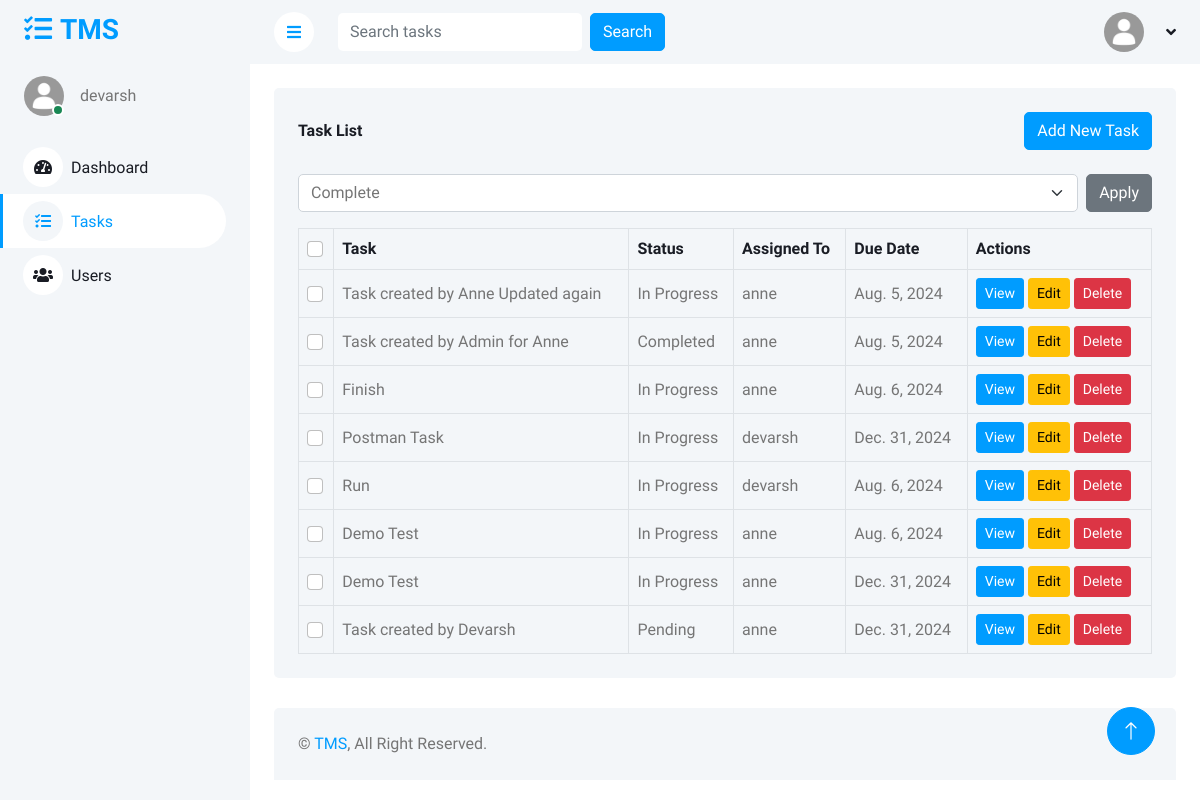
Page /tasks/ (signed in) on the earlier database version.
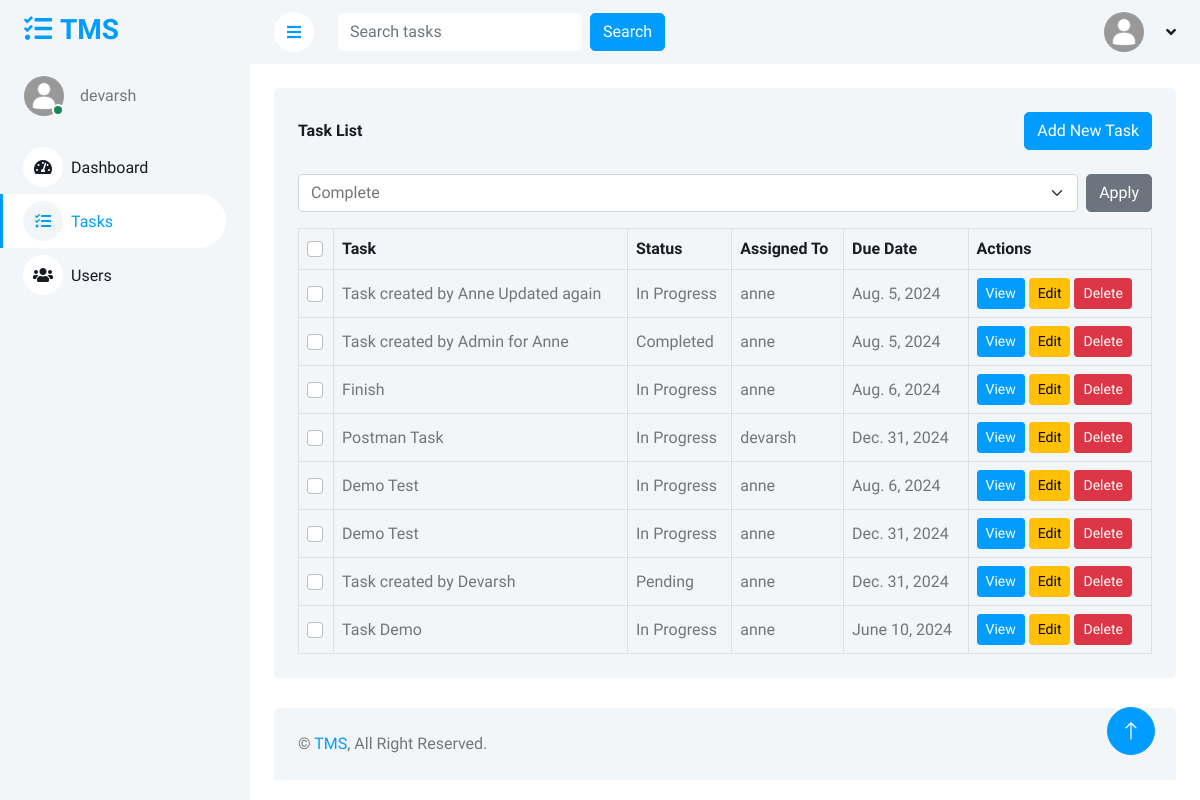
Same page on the later database version.
### TMS/models.py (models this page shows, shortened)
class Task(models.Model):
    STATUS_CHOICES = [
        ('Pending', 'Pending'),
        ('In Progress', 'In Progress'),
        ('Completed', 'Completed'),
    ]
    title = models.CharField(max_length=255, default='Untitled Task')
    description = models.TextField(max_length=500, default='Add Description')  # Ensure this line is present
    status = models.CharField(max_length=50, choices=STATUS_CHOICES, default='Pending')
    due_date = models.DateField(default=timezone.now)
    created_at = models.DateTimeField(default=timezone.now)
    updated_at = models.DateTimeField(auto_now=True)
    created_by = models.ForeignKey(User, related_name='created_tasks', on_delete=models.CASCADE, default=1)
    assigned_to = models.ForeignKey(User, related_name='assigned_tasks', on_delete=models.CASCADE)

### TMS/views.py (the view)
# urls.py: path('tasks/', task_list, name='task_list'),
@login_required
def task_list(request):
    query = request.GET.get('q', '')
    if request.user.is_staff:
        if query:
            tasks = Task.objects.filter(Q(title__icontains=query))
        else:
            tasks = Task.objects.all()
    else:
        if query:
            tasks = Task.objects.filter(Q(title__icontains=query), Q(created_by=request.user) | Q(assigned_to=request.user))
        else:
            tasks = Task.objects.filter(Q(created_by=request.user) | Q(assigned_to=request.user))
    return render(request, 'task_list.html', {'tasks': tasks})

### templates/task_list.html (shortened to what this page needs)
{% extends 'base.html' %}
{% block content %}
<div class="container-fluid pt-4 px-4">
    <div class="bg-light text-center rounded p-4">
        <div class="d-flex align-items-center justify-content-between mb-4">
            <h6 class="mb-0">Task List</h6>
            <a href="{% url 'task-create' %}" class="btn btn-primary">Add New Task</a>
        </div>
        <form method="post" action="{% url 'bulk_task_action' %}">
            <div class="d-flex mb-3">
                <select name="action" class="form-select me-2">
                    <option value="complete">Complete</option>
                </select>
                <button type="submit" class="btn btn-secondary">Apply</button>
            </div>
            <div class="table-responsive">
                <table class="table text-start align-middle table-bordered table-hover mb-0">
                    <thead>
                        <tr class="text-dark">
                            <th scope="col"><input id="select-all-tasks" class="form-check-input" type="checkbox"></th>
                            <th scope="col">Task</th>
                            <th scope="col">Status</th>
                            <th scope="col">Assigned To</th>
                            <th scope="col">Due Date</th>
                            <th scope="col">Actions</th>
                        </tr>
                    </thead>
                    <tbody>
                        {% for task in tasks %}
                        <tr>
                            <td><input class="form-check-input" type="checkbox" name="task_ids" value="{{ task.id }}"></td>
                            <td>{{ task.title }}</td>
                            <td>{{ task.status }}</td>
                            <td>{{ task.assigned_to }}</td>
                            <td>{{ task.due_date }}</td>
                            <td>
                                <a href="{% url 'task-detail' task.id %}" class="btn btn-sm btn-primary">View</a>
                                <a href="{% url 'task-update' task.id %}" class="btn btn-sm btn-warning">Edit</a>
                                <a href="{% url 'task-delete' task.id %}" class="btn btn-sm btn-danger">Delete</a>
                            </td>
                        </tr>
                        {% empty %}
                        <tr>
                            <td colspan="6" class="text-center">No tasks available.</td>
                        </tr>
                        {% endfor %}
                    </tbody>
                </table>
            </div>
        </form>
    </div>
</div>
{% endblock %}

Differences in the rows shown:
removed Task: title "Run", status "In Progress", assigned_to "devarsh", due_date "Aug. 6, 2024"
added Task: title "Task Demo", status "In Progress", assigned_to "anne", due_date "June 10, 2024"
